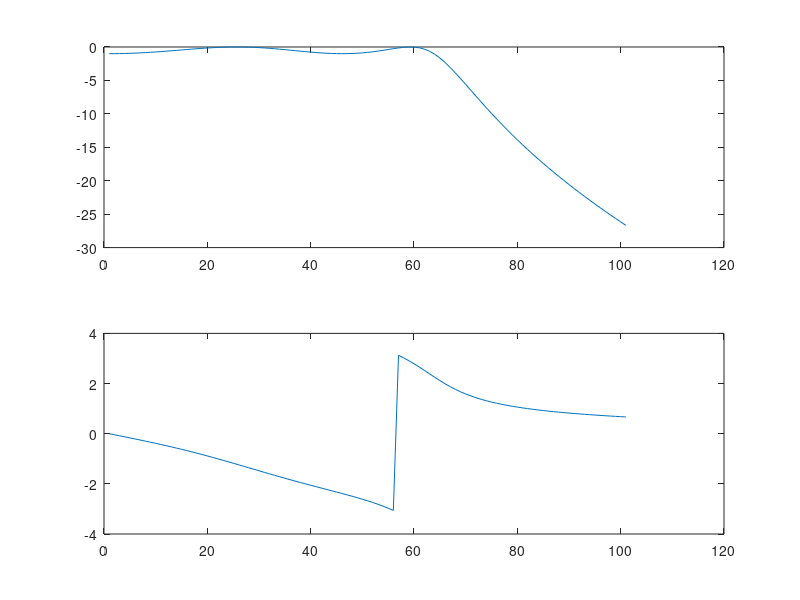

MATLAB code for this plot:
alphap =1;
alphas =15;
wp=.2*pi;
ws=.3*pi;

[n,wn]=cheb1ord(wp/pi,ws/pi,alphap,alphas);
[b,a]=cheby1(n,alphap,wn);

w=0:0.01:1;

[h,om]=freqz(b,a,w);

mag=20*log10(abs(h));
an=angle(h)

subplot(2,1,1);
plot(mag);


subplot(2,1,2);
plot(an);

disp(b);
disp(a);